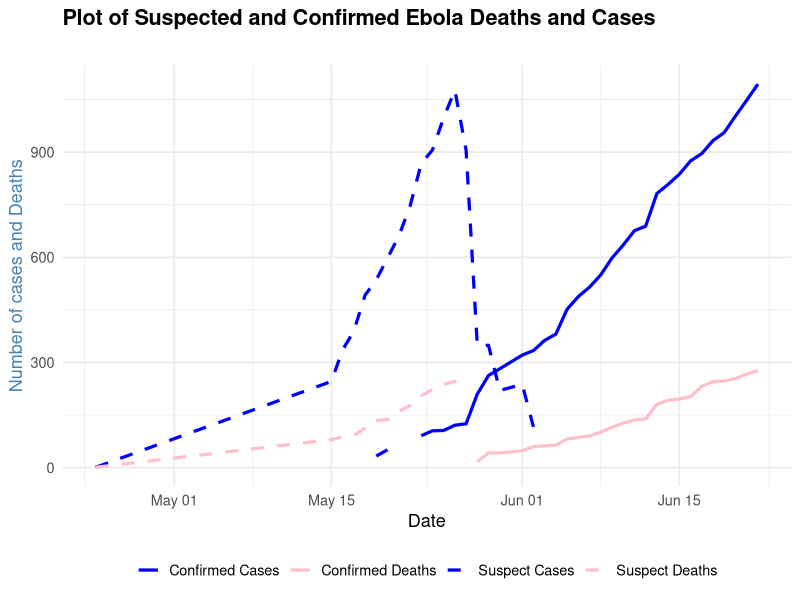
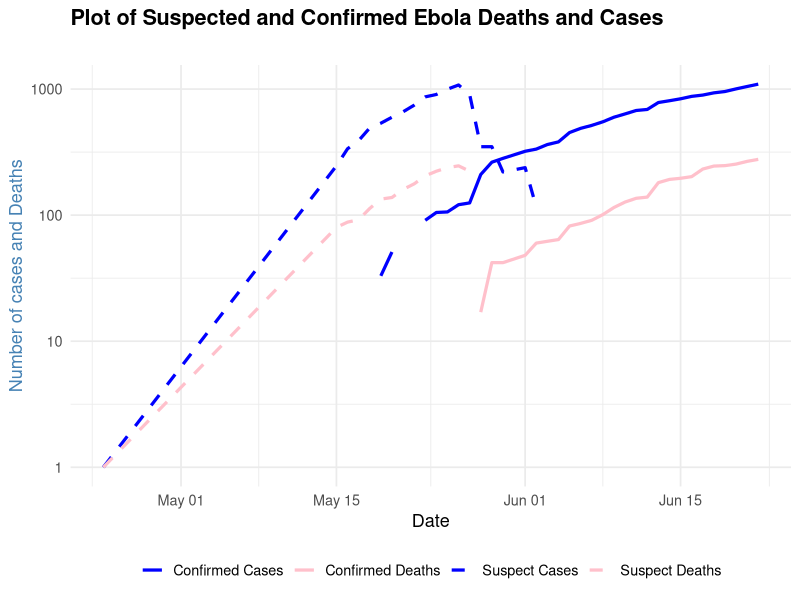

Here is the R script that generated these plots, in order:

# Load Library
library(readr)
library(ggplot2)

# Import Data set

dta <- read_csv("../data/drc_sitrep.csv")

# Plot by data type

## Consider using pivot_longer and then use one geom per logical item

dta_plot <- ggplot(dta, aes(x = date)) +

  # Suspect cases
  geom_line(
    aes(y = suspect_cases, colour = "Suspect Cases"),
    linewidth = 1.1,
    linetype = "dashed",
    na.rm = TRUE
  ) +
  
  # Suspect death
  geom_line(
    aes(y = suspect_death, colour = "Suspect Deaths"),
    linetype = "dashed",
    linewidth = 1.1,
    na.rm = TRUE
  ) +
  
  # Confirmed Cases
  geom_line(
    aes(y = confirmed_cases, colour = "Confirmed Cases"),
    linewidth = 1.1,
    ## linetype = "dashed",
    na.rm = TRUE
  ) +
  
  # Confirmed Deaths
  geom_line(
    aes(y = confirmed_death, colour = "Confirmed Deaths"),
    linewidth = 1.1,
    ## linetype = "dashed",
    na.rm = TRUE
  ) +
  
  scale_colour_manual(
    values = c(
      "Suspect Cases" = "blue",
      "Suspect Deaths" = "pink",
      "Confirmed Cases" = "blue",
      "Confirmed Deaths" = "pink"
    )
  ) +
  
  labs(
    title = "Plot of Suspected and Confirmed Ebola Deaths and Cases",
    subtitle = "",
    x = "Date",
    y = "Number of cases and Deaths",
    colour = NULL
  ) +
  
  theme_minimal(base_size = 13) +
  theme(
    plot.title = element_text(face = "bold"),
    axis.title.y = element_text(colour = "steelblue"),
    axis.title.y.right = element_text(colour = "darkred"),
    legend.position = "bottom"
  )

print(dta_plot)

print(dta_plot + scale_y_log10())
